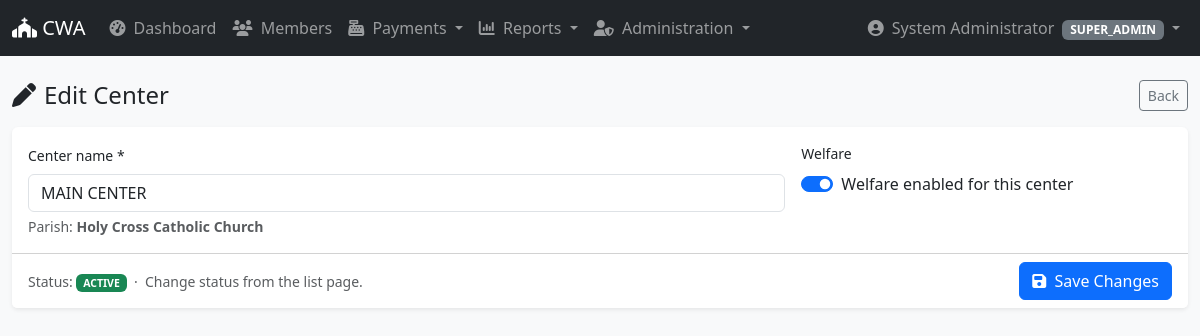
Page /admin/centers/edit.php?id=1 (signed in) on the committed database.
### tables this page shows
CREATE TABLE `centers` (
  `id` int(10) unsigned NOT NULL AUTO_INCREMENT,
  `parish_id` int(10) unsigned NOT NULL,
  `name` varchar(150) NOT NULL,
  `code` varchar(30) DEFAULT NULL,
  `welfare_enabled` tinyint(1) NOT NULL DEFAULT 0,
  `status` enum('ACTIVE','INACTIVE') NOT NULL DEFAULT 'ACTIVE',
  `created_at` datetime NOT NULL DEFAULT current_timestamp(),
  `updated_at` datetime NOT NULL DEFAULT current_timestamp() ON UPDATE current_timestamp(),
  PRIMARY KEY (`id`),
  UNIQUE KEY `uq_center_name_parish` (`parish_id`,`name`),
  KEY `idx_center_parish` (`parish_id`),
  CONSTRAINT `fk_center_parish` FOREIGN KEY (`parish_id`) REFERENCES `parishes` (`id`) ON UPDATE CASCADE
);

CREATE TABLE `parishes` (
  `id` int(10) unsigned NOT NULL AUTO_INCREMENT,
  `name` varchar(150) NOT NULL,
  `diocese` varchar(150) DEFAULT NULL,
  `physical_address` varchar(255) DEFAULT NULL,
  `phone` varchar(30) DEFAULT NULL,
  `email` varchar(120) DEFAULT NULL,
  `created_at` datetime NOT NULL DEFAULT current_timestamp(),
  `updated_at` datetime NOT NULL DEFAULT current_timestamp() ON UPDATE current_timestamp(),
  `single_guard` tinyint(4) GENERATED ALWAYS AS (1) STORED,
  PRIMARY KEY (`id`),
  UNIQUE KEY `uq_single_parish` (`single_guard`)
);

### classes/Db.php (called while the page is built, shortened)
<?php
class Db
{
    private static ?PDO $pdo = null;
    public static function conn(): PDO
    {
        if (self::$pdo === null) {
            $config = require __DIR__ . '/../config/config.php';
            $db = $config['db'];
            $dsn = "mysql:host={$db['host']};port={$db['port']};dbname={$db['database']};charset={$db['charset']}";
            self::$pdo = new PDO($dsn, $db['username'], $db['password'], [
                PDO::ATTR_ERRMODE            => PDO::ERRMODE_EXCEPTION,
                PDO::ATTR_DEFAULT_FETCH_MODE => PDO::FETCH_ASSOC,
                PDO::ATTR_EMULATE_PREPARES   => false,
            ]);
        }
        return self::$pdo;
    }
    public static function q(string $sql, array $params = []): PDOStatement
    {
        $st = self::conn()->prepare($sql);
        $st->execute($params);
        return $st;
    }
    public static function one(string $sql, array $p = []): ?array
    {
        $r = self::q($sql, $p)->fetch();
        return $r === false ? null : $r;
    }
}

### includes/helpers.php (called while the page is built, shortened)
<?php
function e(?string $v): string
{
    return htmlspecialchars((string)$v, ENT_QUOTES, 'UTF-8');
}

### includes/parish.php (called while the page is built, shortened)
<?php
function parish_current(): ?array
{
    $cached = Db::one("SELECT * FROM parishes ORDER BY id ASC LIMIT 1");
    return $cached;
}
function parish_required(): array
{
    $p = parish_current();
    return $p;
}

### admin/centers/edit.php (the view, shortened to what this page needs)
<?php
$parish = parish_required();
$id = (int)($_GET['id'] ?? 0);
$center = Db::one("SELECT * FROM centers WHERE id = :id", ['id' => $id]);
require __DIR__ . '/../../templates/layout/header.php';
?>
<div class="d-flex justify-content-between align-items-center mb-3">
    <h4 class="mb-0"><i class="fa-solid fa-pen me-2"></i>Edit Center</h4>
    <a href="index.php" class="btn btn-outline-secondary btn-sm">Back</a>
</div>
<form method="post" class="card shadow-sm border-0">
    <div class="card-body row g-3">
        <div class="col-md-8">
            <label class="form-label small">Center name *</label>
            <input name="name" class="form-control" required value="<?= e($center['name']) ?>">
            <div class="form-text">Parish: <strong><?= e($parish['name']) ?></strong></div>
        </div>
        <div class="col-md-4">
            <label class="form-label small d-block">Welfare</label>
            <div class="form-check form-switch mt-2">
                <input class="form-check-input" type="checkbox" id="welfare_enabled"
                    name="welfare_enabled" value="1"
                    <?= !empty($center['welfare_enabled']) ? 'checked' : '' ?>>
                <label class="form-check-label" for="welfare_enabled">
                    Welfare enabled for this center
                </label>
            </div>
        </div>
    </div>
    <div class="card-footer bg-white d-flex justify-content-between">
        <span class="text-muted small align-self-center">
            Status: <span class="badge bg-<?= $center['status'] === 'ACTIVE' ? 'success' : 'secondary' ?>">
                <?= e($center['status']) ?>
            </span>
            &nbsp;·&nbsp; Change status from the list page.
        </span>
        <button class="btn btn-primary">
            <i class="fa-solid fa-floppy-disk me-1"></i> Save Changes
        </button>
    </div>
</form>
<?php require __DIR__ . '/../../templates/layout/footer.php'; ?>

### rows in the picture
centers: name "MAIN CENTER", welfare_enabled "☑", status "ACTIVE"
parishes: name "Holy Cross Catholic Church"

### other values in the picture
$user['full_name'] "System Administrator"
$user['role_name'] "SUPER_ADMIN"
